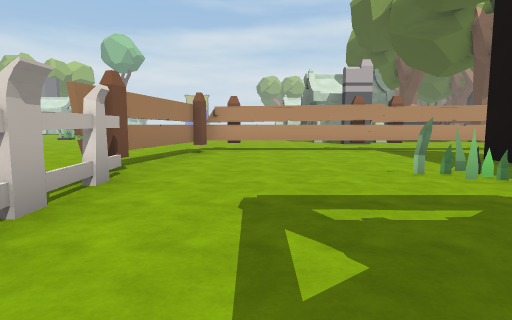
[1] (above)

18 first-person views from a walk through a scene from a Unity 3-D project. The camera is 1.3 m above the floor, tilts 6° down and sees 75° across. The floor is counted in squares, 2 m on a side. Each view is taken from the middle of a square. On the plan, view 1 faces up. The plan holds only what a view shows up to about 10 squares ahead; the rest is blank. The place goes on beyond the plan. The player character is not drawn. Some animated figures are left out. Door leaves are left out, so doorways stand open. Some surface patterns are stand-ins.

[2]
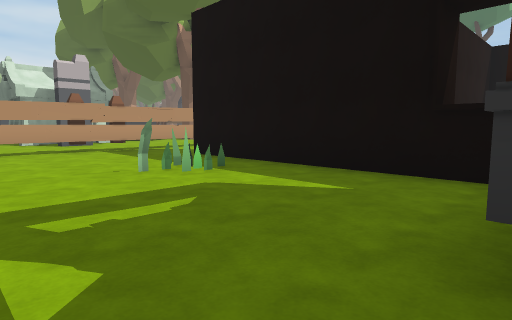

[3]
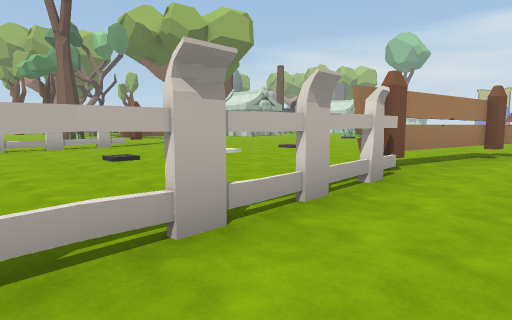

[4]
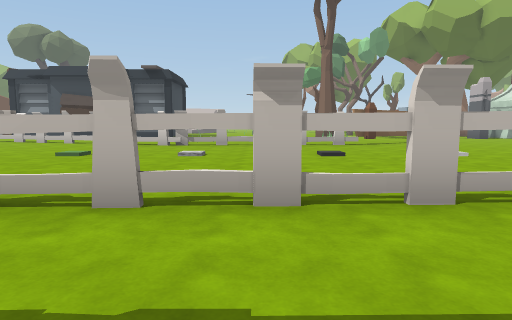

[5]
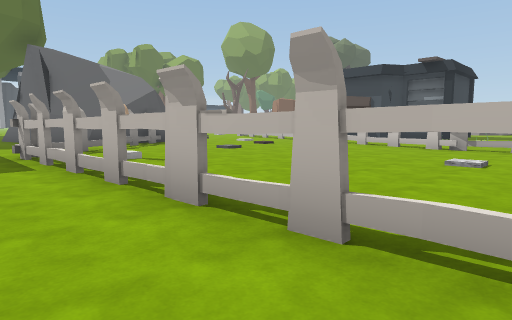

[6]
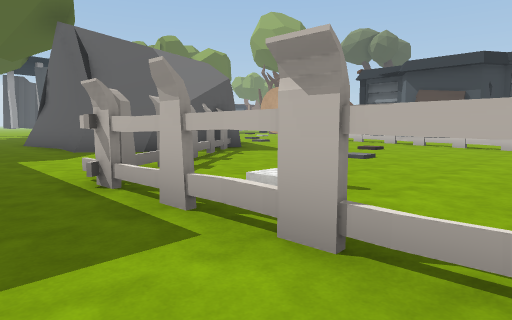

[7]
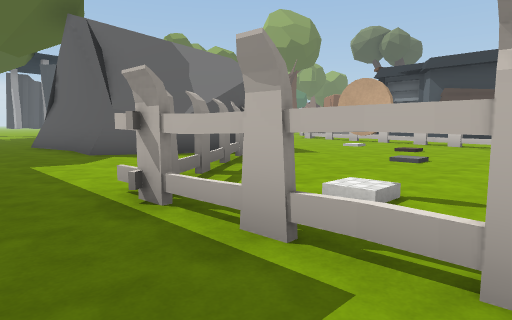

[8]
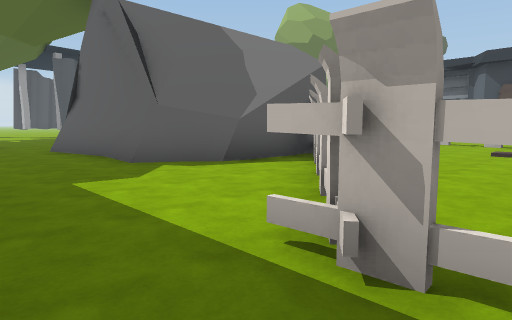

[9]
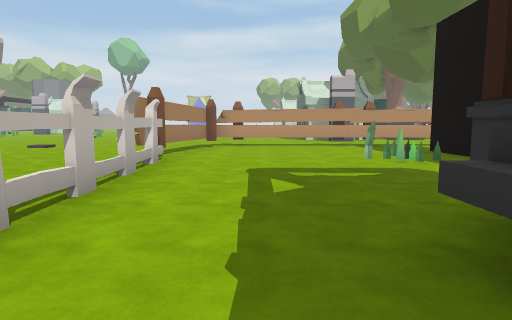

[10]
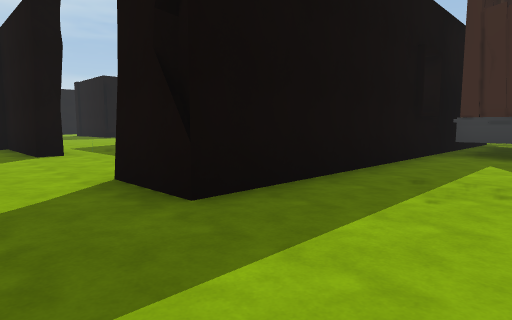

[11]
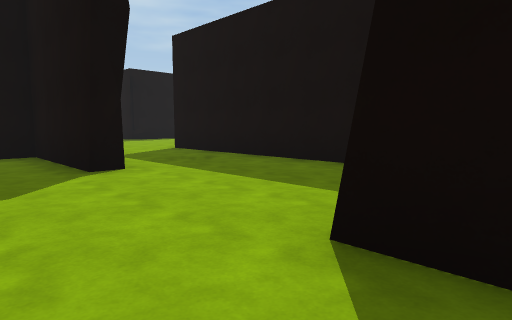

[12]
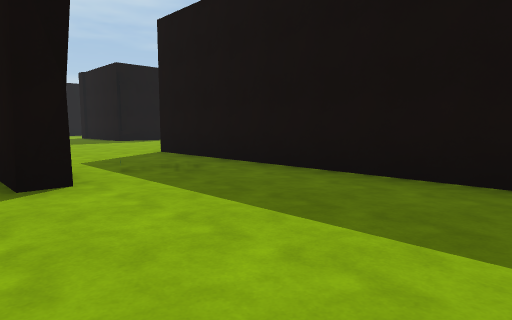

[13]
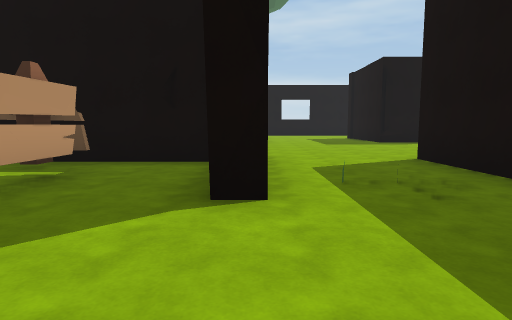

[14]
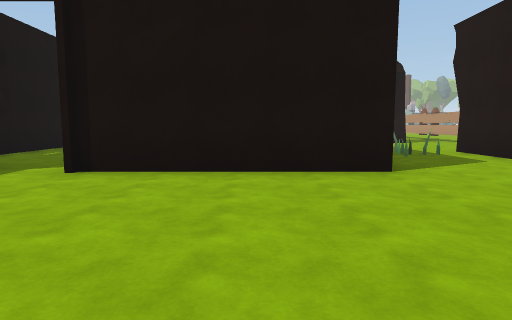

[15]
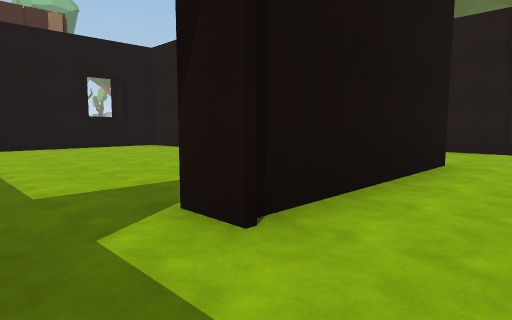

[16]
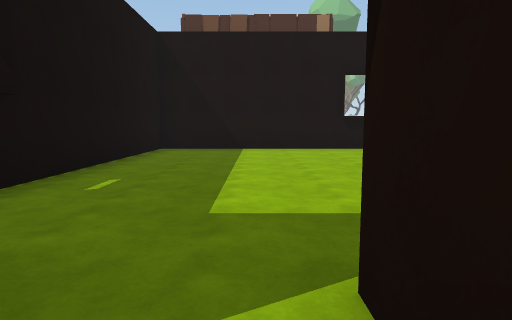

[17]
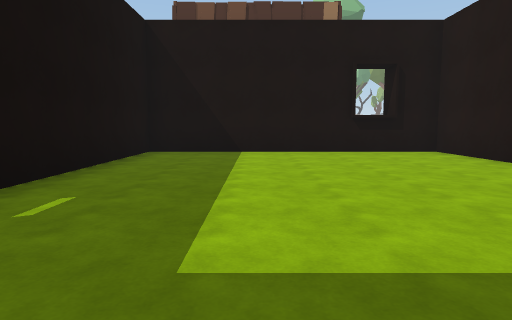

[18]
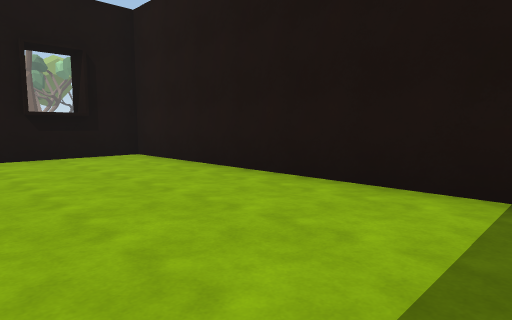

### Floor plan
Points are (right, up) in squares from view 1. A wall is a line through its corners. A room is listed if a view was taken in it or the views show most of it. See-through windows are left out.
Room 1 (views 1, 2, 3, 4, 5, 6, 7, 8, 9, 10)
walls: (3, 0.2) (4, 0.2); (1.4, -0.2) (1.4, 0.4); (4.4, -2.4) (4.4, 6.4); (-1.8, 4.4) (-1.3, -7.3); (-2.1, 4.6) (-2.2, 4.1); (-1.4, 7.7) (-2, 5.2); (-1.1, 8.1) (-1.3, 7.6); (0, 8.5) (-1.2, 8.5)
low walls: (1, -0.9) (1, -0.3)
ways out: opening at (5, 7.5) to room 2; gap at (-2, -3.5); gap at (-2, 0)
objects: other object (2, 4); other object (3, 4); other object (3, 5)
Room 2 (views 11, 12, 13)
walls: (10, 5.9) (9.7, 6.4); (6.5, 2.9) (13.4, 2.9); (4.4, 6.4) (6, 6.4); (13.7, 5.9) (9.9, 5.9) (9.9, 6.4) (12.9, 6.4) (12.9, 8.5)
ways out: opening at (5, 7.5) to room 1; opening at (13, 4.5) to room 3
objects: other object (11, 4); other object (11, 5)
Room 3 (views 14, 15, 16, 17)
walls: (13.4, 2.9) (13.4, -1.6) (12.8, -1.6); (13.7, 6.5) (13.7, 5.9)
ways out: opening at (13, 4.5) to room 2; opening at (13, -2.5) to room 4
Room 4 (view 18)
walls: (11.6, 2.4) (4.9, 2.4) (4.9, -4.6) (10.8, -4.6)
ways out: opening at (13, -2.5) to room 3

Where each view was taken, in squares from view 1:
view 1: 0 up, 0 right, facing up
view 2: 0 up, 0 right, facing up-right
view 3: 0 up, 0 right, facing up-left
view 4: 1 up, 1 right, facing left
view 5: 1 up, 0 right, facing down-left
view 6: 3 down, 0 right, facing down-left
view 7: 4 down, 0 right, facing down-left
view 8: 6 down, 0 right, facing down-left
view 9: 2 down, 0 right, facing up
view 10: 8 up, 2 right, facing down-right
view 11: 8 up, 5 right, facing down-right
view 12: 7 up, 6 right, facing down-right
view 13: 6 up, 7 right, facing right
view 14: 1 up, 18 right, facing left
view 15: 3 down, 15 right, facing up-left
view 16: 2 down, 14 right, facing left
view 17: 2 down, 13 right, facing left
view 18: 1 down, 12 right, facing up-left
